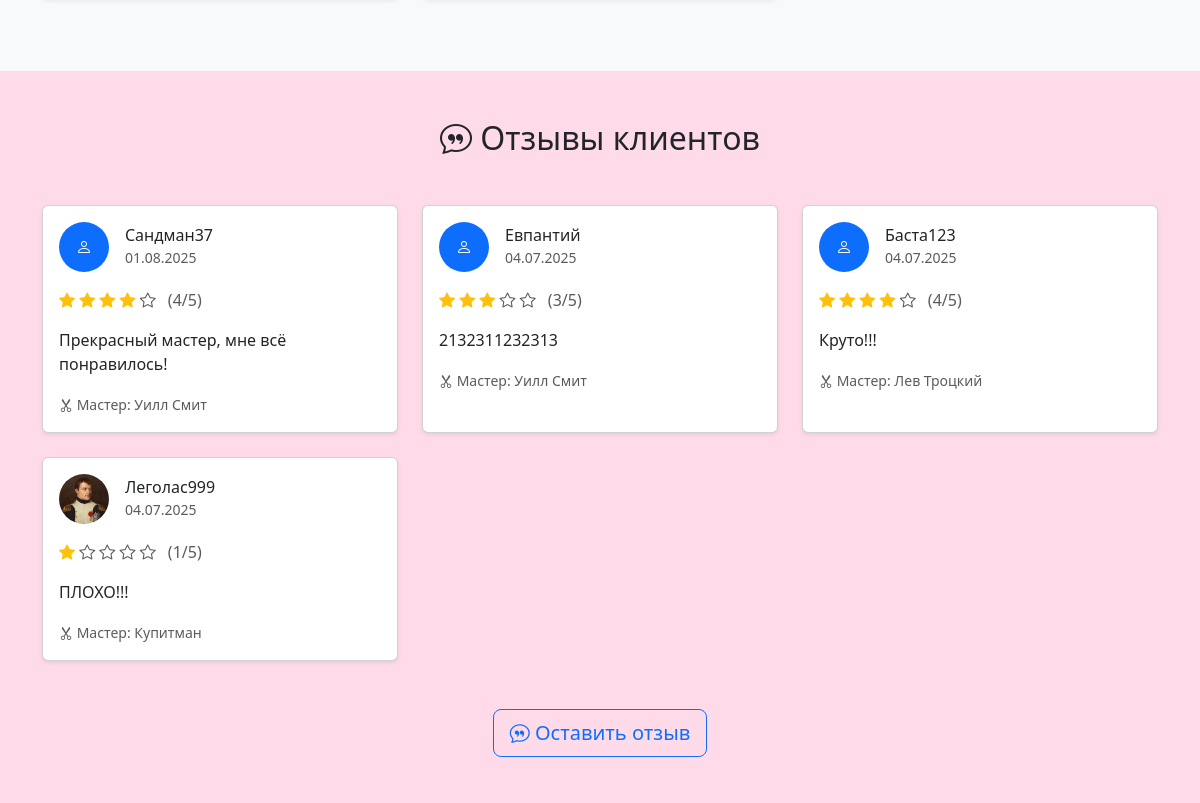
The app's page / (middle part), older data.
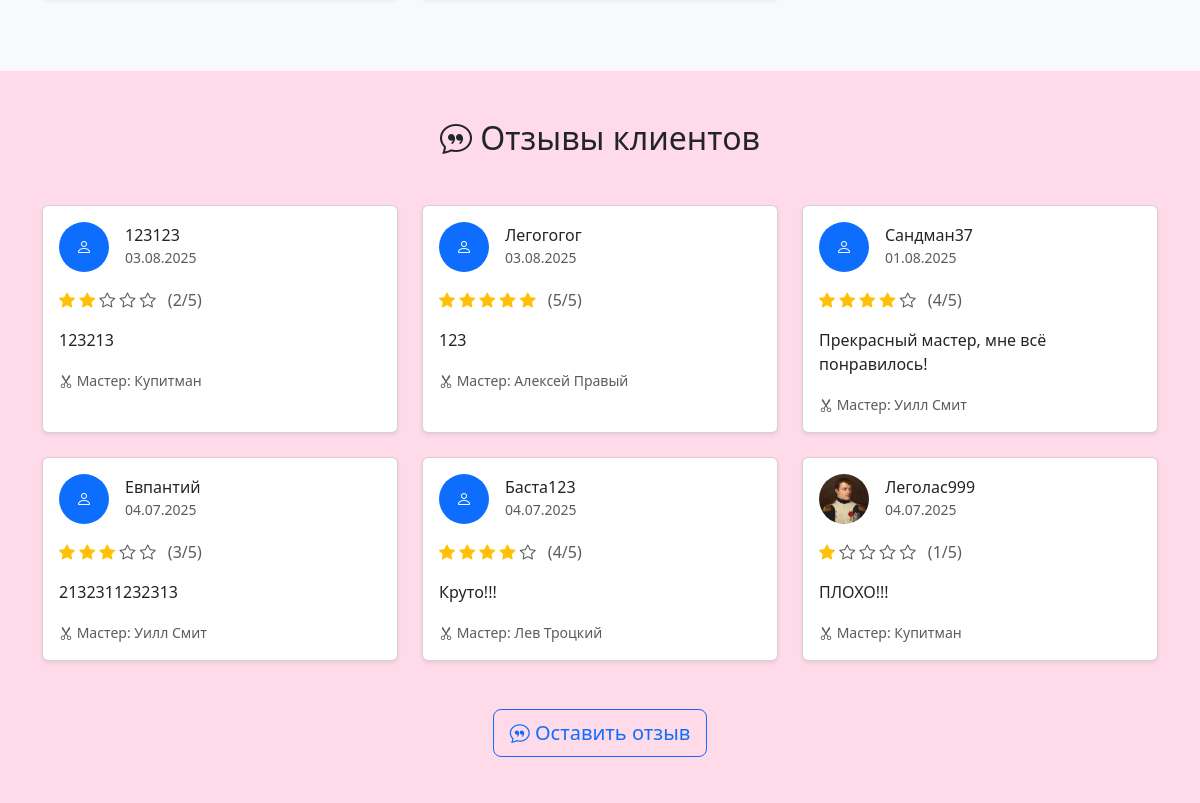
The same page, newer data.
### core/models.py (models this page shows, shortened)
class Review(models.Model):
    RATING_CHOICES = [
        (1, 'Ужасно'),
        (2, 'Плохо'),
        (3, 'Нормально'),
        (4, 'Хорошо'),
        (5, 'Отлично'),
    ]
    text = models.TextField(verbose_name="Текст отзыва")
    client_name = models.CharField(
        max_length=100,
        blank=True,
        null=True,
        verbose_name="Имя клиента"
    )
    master = models.ForeignKey(
        Master,
        on_delete=models.SET_NULL,
        null=True,
        verbose_name="Мастер"
    )
    photo = models.ImageField(
        upload_to="reviews/",
        blank=True,
        null=True,
        verbose_name="Фотография"
    )
    created_at = models.DateTimeField(auto_now_add=True, verbose_name="Дата создания")
    rating = models.PositiveSmallIntegerField(
        verbose_name="Оценка",
        choices=RATING_CHOICES,
        default=5
    )
    is_published = models.BooleanField(default=False, verbose_name="Опубликован")
    class Meta:
        verbose_name = "Отзыв"
        verbose_name_plural = "Отзывы"
        ordering = ['-created_at']
    AI_CHOICES = [
    ("ai_checked_true", "Проверено ИИ"),
    ("ai_cancelled", "Отменено ИИ"),
    ("ai_checked_in_progress", "В процессе проверки"),
    ("ai_checked_false", "Не проверено"),
    ]
    ai_checked_status = models.CharField(
    max_length=30,
    choices=AI_CHOICES,
    default="ai_checked_false",
    verbose_name="Статус ИИ",
    )

class Master(models.Model):
    name = models.CharField(max_length=150, verbose_name="Имя")
    photo = models.ImageField(upload_to="masters/", blank=True, verbose_name="Фотография")
    phone = models.CharField(max_length=20, verbose_name="Телефон")
    address = models.CharField(max_length=255, verbose_name="Адрес")
    experience = models.PositiveIntegerField(verbose_name="Стаж работы", help_text="Опыт работы в годах")
    services = models.ManyToManyField(Service, related_name="masters", verbose_name="Услуги")
    is_active = models.BooleanField(default=True, verbose_name="Активен")
    class Meta:
        verbose_name = "Мастер"
        verbose_name_plural = "Мастера"
        ordering = ['name']

### core/views.py (the view)
# urls.py: path('', LandingView.as_view(), name='landing'),
class LandingView(TemplateView):
    template_name = 'landing.html'
    def get_context_data(self, **kwargs):
        context = super().get_context_data(**kwargs)
        context.update({
            'title': 'Главная страница',
            'masters': Master.objects.filter(is_active=True),
            'services': Service.objects.all(),
            'reviews': Review.objects.filter(is_published=True).select_related('master')[:6],
        })
        return context

### core/context_processors.py (called while the page is built)
def menu_context(request):
    context = {
        'site_name': 'Барбершоп "Hard Rock"',
        'current_year': 2025,
        'menu_items': [
            {'name': 'О нас', 'url': '#about', 'anchor': True},
            {'name': 'Услуги', 'url': '#services', 'anchor': True},
            {'name': 'Мастера', 'url': '#masters', 'anchor': True},
            {'name': 'Запись', 'url': '#booking', 'anchor': True},
        ]
    }
    if request.user.is_authenticated and request.user.is_staff:
        context['staff_menu_items'] = [
            {'name': 'Заявки', 'url': 'orders_list', 'icon': 'bi-list-ul'},
        ]
    return context

### templates/landing.html (shortened to what this page needs)
{% extends "base.html" %}
{% load static %}
{% block content %}
<section class="py-5 bg-light">
    <div class="container">
        <div class="row">
        </div>
    </div>
</section>
<section class="py-5">
    <div class="container">
        <h2 class="text-center mb-5">
            <i class="bi bi-chat-quote"></i> Отзывы клиентов
        </h2>
        {% if reviews %}
        <div class="row">
            {% for review in reviews %}
            <div class="col-lg-4 col-md-6 mb-4">
                <div class="card h-100 shadow-sm">
                    <div class="card-body">
                        <div class="d-flex align-items-center mb-3">
                            {% if review.photo %}
                            <img src="{{ review.photo.url }}" alt="{{ review.client_name }}" class="rounded-circle me-3" style="width: 50px; height: 50px; object-fit: cover;">
                            {% else %}
                            <div class="rounded-circle bg-primary d-flex align-items-center justify-content-center me-3" style="width: 50px; height: 50px;">
                                <i class="bi bi-person text-white"></i>
                            </div>
                            {% endif %}
                            <div>
                                <h6 class="mb-0">{{ review.client_name|default:"Анонимный клиент" }}</h6>
                                <small class="text-muted">{{ review.created_at|date:"d.m.Y" }}</small>
                            </div>
                        </div>
                        <div class="mb-3">
                            {% for i in "12345" %}
                                {% if forloop.counter <= review.rating %}
                                    <i class="bi bi-star-fill text-warning"></i>
                                {% else %}
                                    <i class="bi bi-star text-muted"></i>
                                {% endif %}
                            {% endfor %}
                            <span class="ms-2 text-muted">({{ review.rating }}/5)</span>
                        </div>
                        <p class="card-text">{{ review.text }}</p>
                        {% if review.master %}
                        <div class="mt-3">
                            <small class="text-muted">
                                <i class="bi bi-scissors"></i> Мастер: {{ review.master.name }}
                            </small>
                        </div>
                        {% endif %}
                    </div>
                </div>
            </div>
            {% endfor %}
        </div>
        {% else %}
        <div class="text-center">
            <p class="text-muted">Отзывов пока нет. Станьте первым!</p>
        </div>
        {% endif %}
        <div class="text-center mt-4">
            <a href="{% url 'create_review' %}" class="btn btn-outline-primary btn-lg">
                <i class="bi bi-chat-quote"></i> Оставить отзыв
            </a>
        </div>
    </div>
</section>
{% endblock %}

Row changes from the older to the newer data that the page shows:
added Review: client_name "123123", created_at "03.08.2025", rating "2", text "123213", master.name "Купитман"
added Review: client_name "Легогогог", created_at "03.08.2025", rating "5", text "123", master.name "Алексей Правый"
